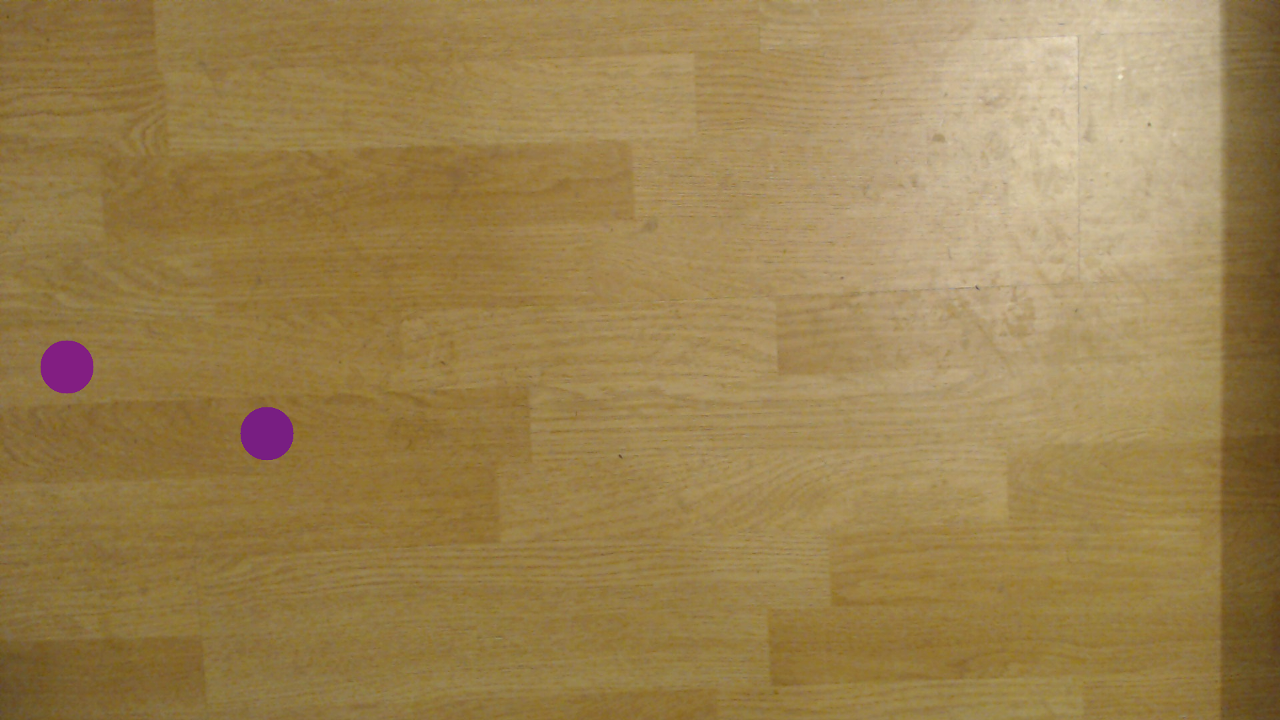
#> input picture lab05/sample01.tiff, 1280 x 720 px
$ python task1.py
#> lines starting #> are read from the running program, lines starting #| are printed output that depends on the picture; after the words box and inside, x2 and y2 are one past the last pixel; in counts of white or black regions, pixels touching at a corner belong together
import cv2

#Working with image files stored in the same folder as .py file
#Load the image from the given location
img = cv2.imread('sample01.tiff')
#> img is the input picture: shape (720, 1280, 3); mean B, G, R 79.9, 129.6, 155.4
#Load the image from the given location in grayscale
img_grayscale = cv2.imread('sample01.tiff', 0)
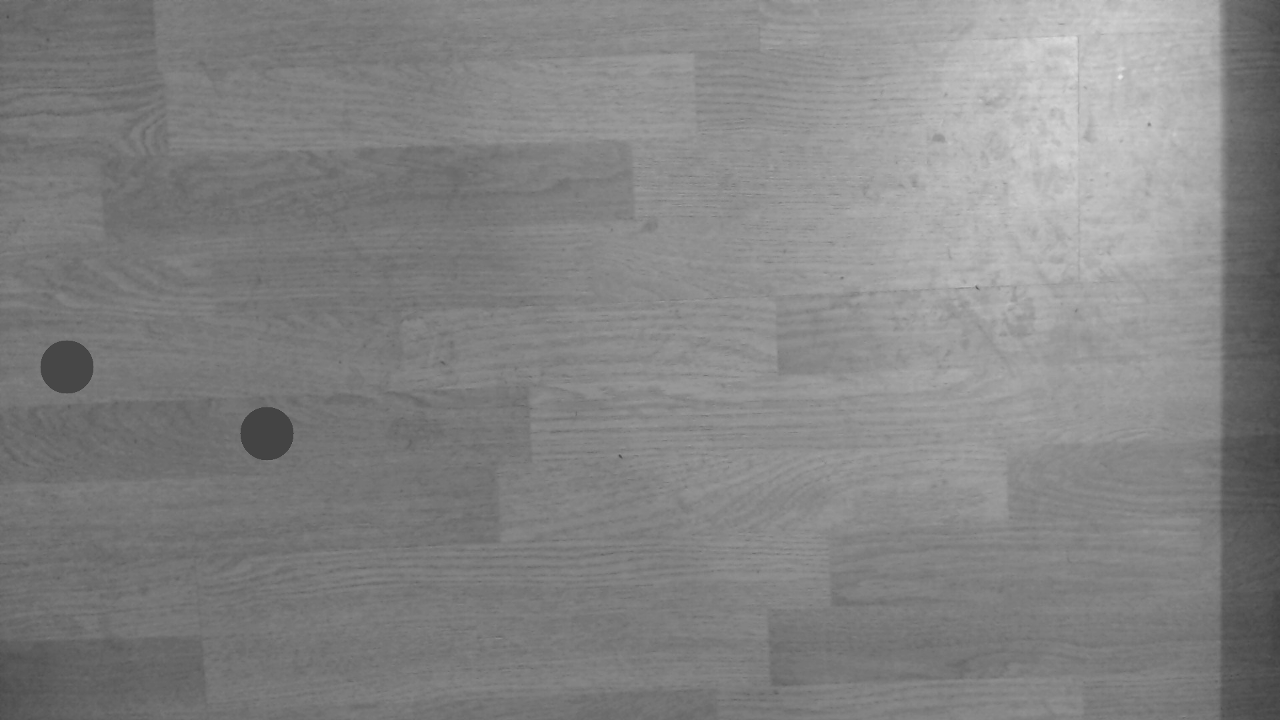
#> img_grayscale: shape (720, 1280); min 61, max 232, mean 131.6

#Thresholding the image (Refer to opencv.org for more details)
ret, thresh = cv2.threshold(img_grayscale, 127, 255, cv2.THRESH_BINARY)
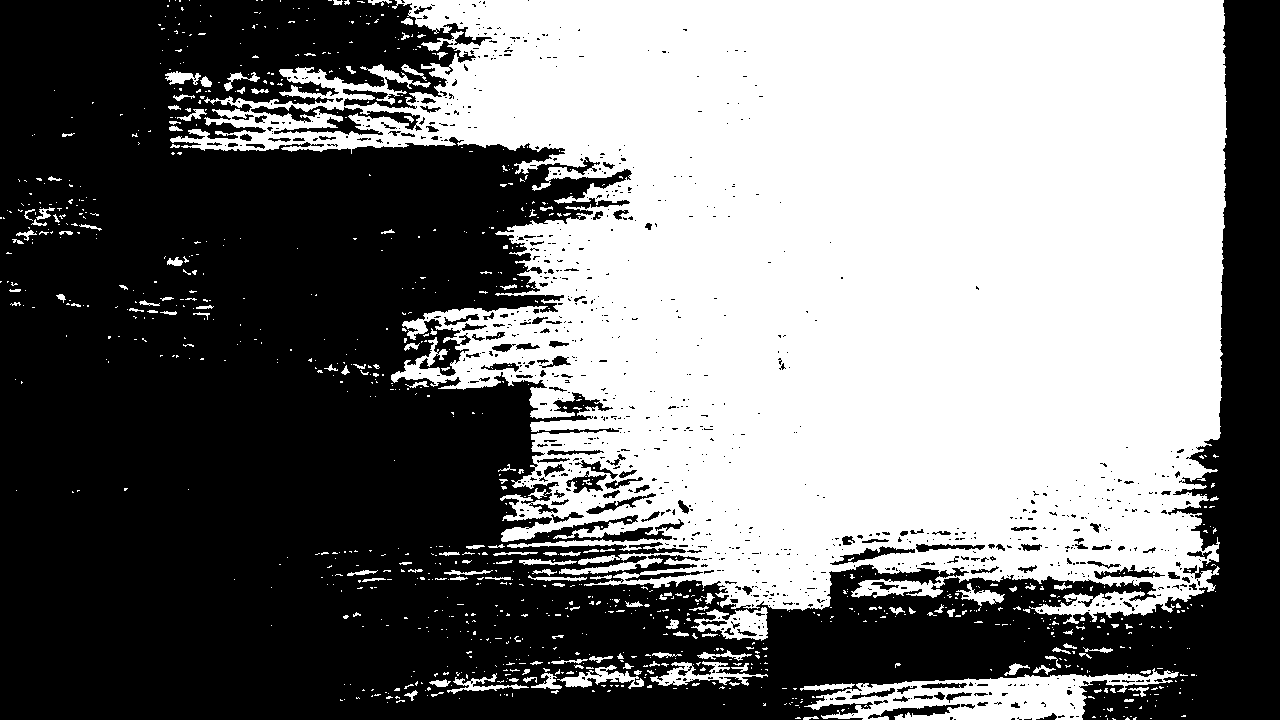
#> thresh: shape (720, 1280); 47.9% white; 1030 white regions (886 under 20 px), largest, box (x1, y1, x2, y2) and area: (170, 0, 1227, 624) 416633, (804, 668, 1179, 720) 8893, (691, 607, 768, 641) 1337

#Display the images
cv2.imshow('Original', img)
cv2.imshow('Grayscale', img_grayscale)
cv2.imshow('Threshold', thresh)
cv2.waitKey(0)
cv2.destroyAllWindows()

$ run again, with lab05/sample02.tiff copied over lab05/sample01.tiff
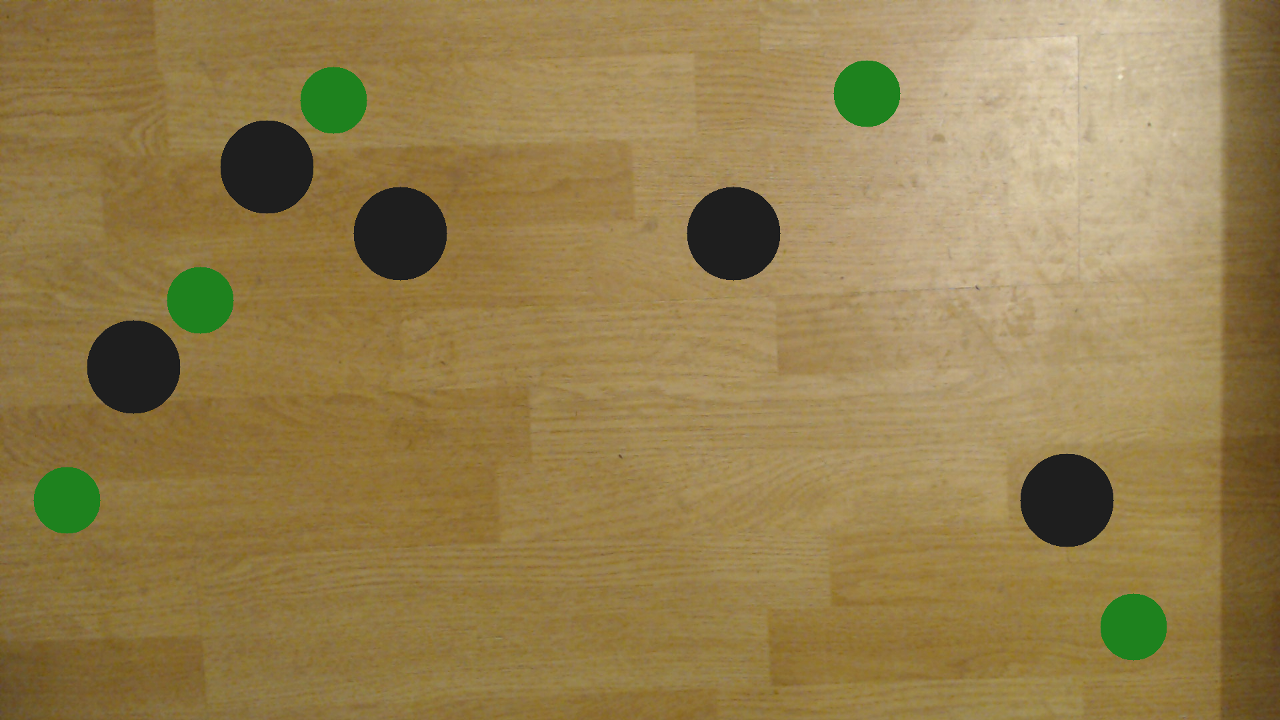
#> input picture lab05/sample02.tiff, 1280 x 720 px
#> img is the input picture: shape (720, 1280, 3); mean B, G, R 77.2, 126.5, 148.6
#> `img_grayscale = cv2.imread('sample01.tiff', 0)`:
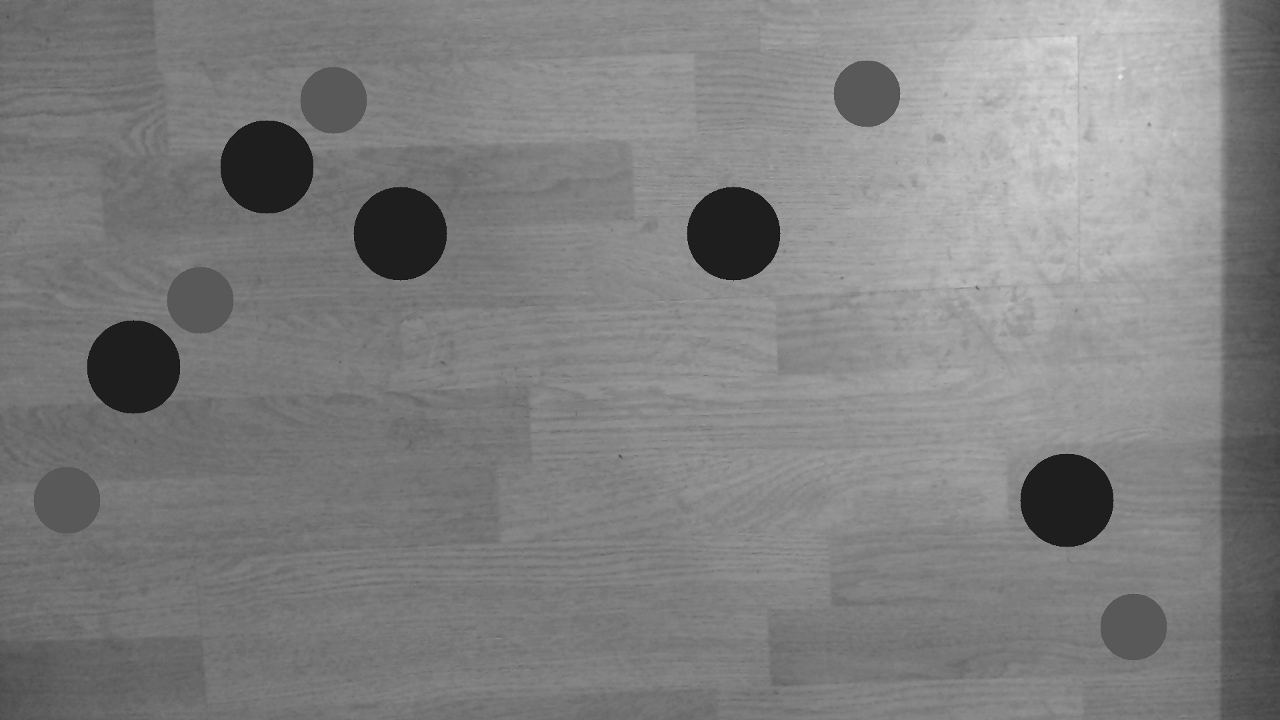
#> img_grayscale: shape (720, 1280); min 14, max 232, mean 127.5
#> `ret, thresh = cv2.threshold(img_grayscale, 127, 255, cv2.THRESH_BINARY)`:
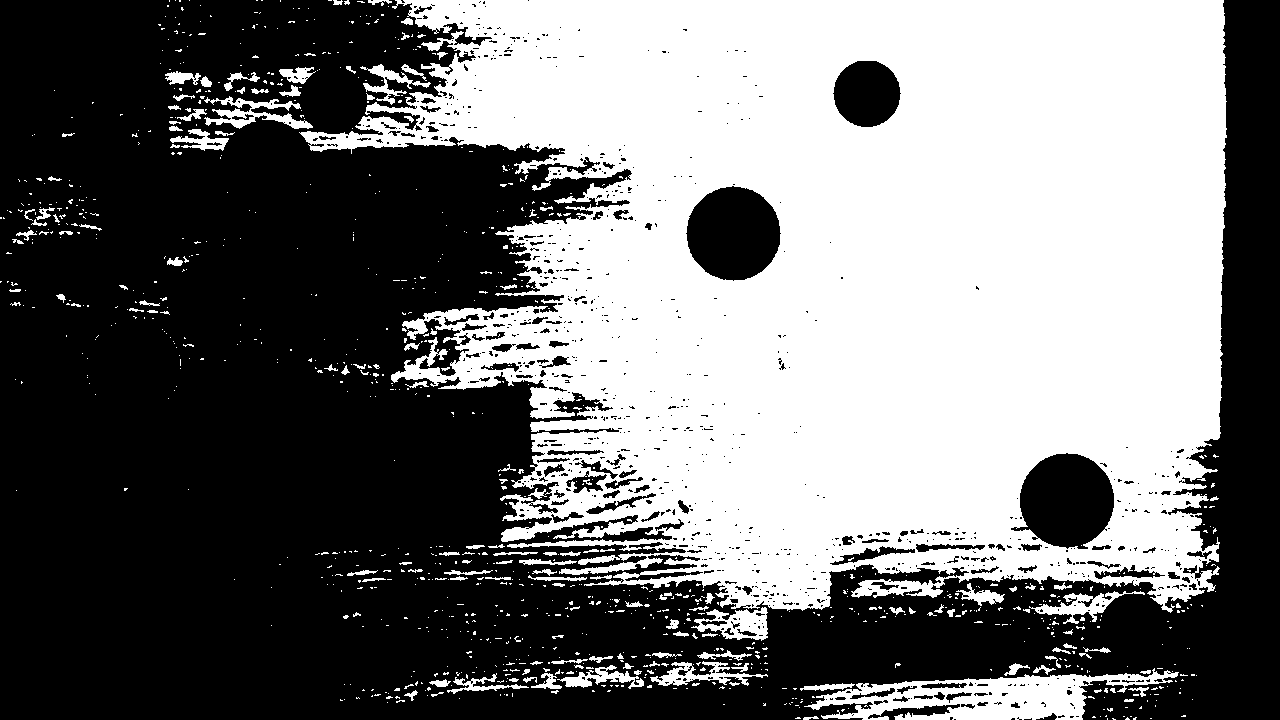
#> thresh: shape (720, 1280); 45.6% white; 1050 white regions (905 under 20 px), largest, box (x1, y1, x2, y2) and area: (299, 0, 1227, 613) 391467, (804, 668, 1179, 720) 8893, (204, 96, 313, 129) 1362
